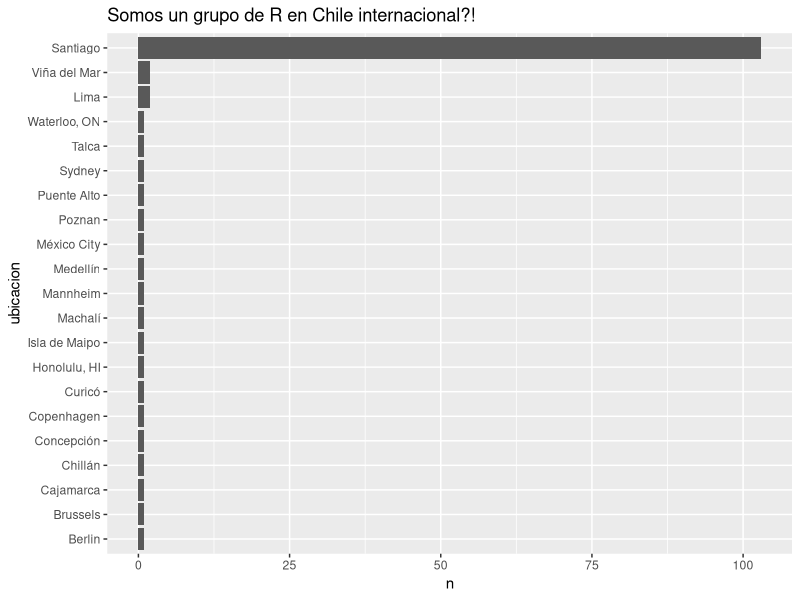

Source code (R):
#' ---
#' title: "userRChile Revival"
#' author: "Joshua Kunst"
#' output: 
#'  html_document: 
#'    keep_md: yes
#' ---

#' (Esto se puede ver también por [acá](https://rawgit.com/jbkunst/useRchile/master/20150707-revival/readme.html))

#' Con el fin de *re*activar el grupo pretendo realizar un tipo de estudio descritivo usando... R?

#' Paquetes (no librerías!) a necesitar!
#+ fig.width=10, fig.height=5, warning=FALSE, message=FALSE
rm(list = ls())
library("dplyr")
library("ggplot2")
library("lubridate")

#' Leer el archivo
data <- read.table("useRchile_Member_List_on_07-07-15.txt",
                   sep = "\t", fileEncoding = "UTF-8", header = TRUE,
                   stringsAsFactors = FALSE)

#' Le agregamos la clase tbl (paquete dplyr) que uno de sus ventajas es como se visualiza la realizar el print en consola.

data <- tbl_df(data)

data

#' Ugh, esos nombres!
names(data) <- names(data) %>% # seleccionamos los nombres
  tolower() %>% # lo llevamos a minúsculas
  gsub("^x\\.|\\.$", "", .) %>% # limpiamos 'puntos' y la 'x' del comienzo
  gsub("\\.", "_", .) %>% 
  iconv(to = "ASCII//TRANSLIT") # removemos tildes

data

#' Un poco mejor! Ahora por unos descriptivos
 
#' De donde somos?
t <- data %>% 
  group_by(ubicacion) %>% 
  summarise(n = n()) %>% 
  arrange(n) %>% # los ordenos segun tamaña para que al realizar el 'factor' queden ordenados y plotearlos
  mutate(ubicacion = factor(ubicacion, levels = ubicacion))

tail(t)

ggplot(t) + 
  geom_bar(aes(ubicacion, n), stat = "identity") +
  coord_flip() +
  ggtitle("Somos un grupo de R en Chile internacional?!")

#' Como hemos crecido en tamaño durante el tiempo
data <- data %>% 
  mutate(se_unio_al_grupo_el_date = gsub("/", "-", se_unio_al_grupo_el)) %>%  
  mutate(se_unio_al_grupo_el_date = dmy(se_unio_al_grupo_el_date)) 

data %>% select(se_unio_al_grupo_el, se_unio_al_grupo_el_date)

t <- data %>% 
  group_by(se_unio_al_grupo_el) %>% 
  summarise(n = n()) %>% 
  arrange(se_unio_al_grupo_el)
